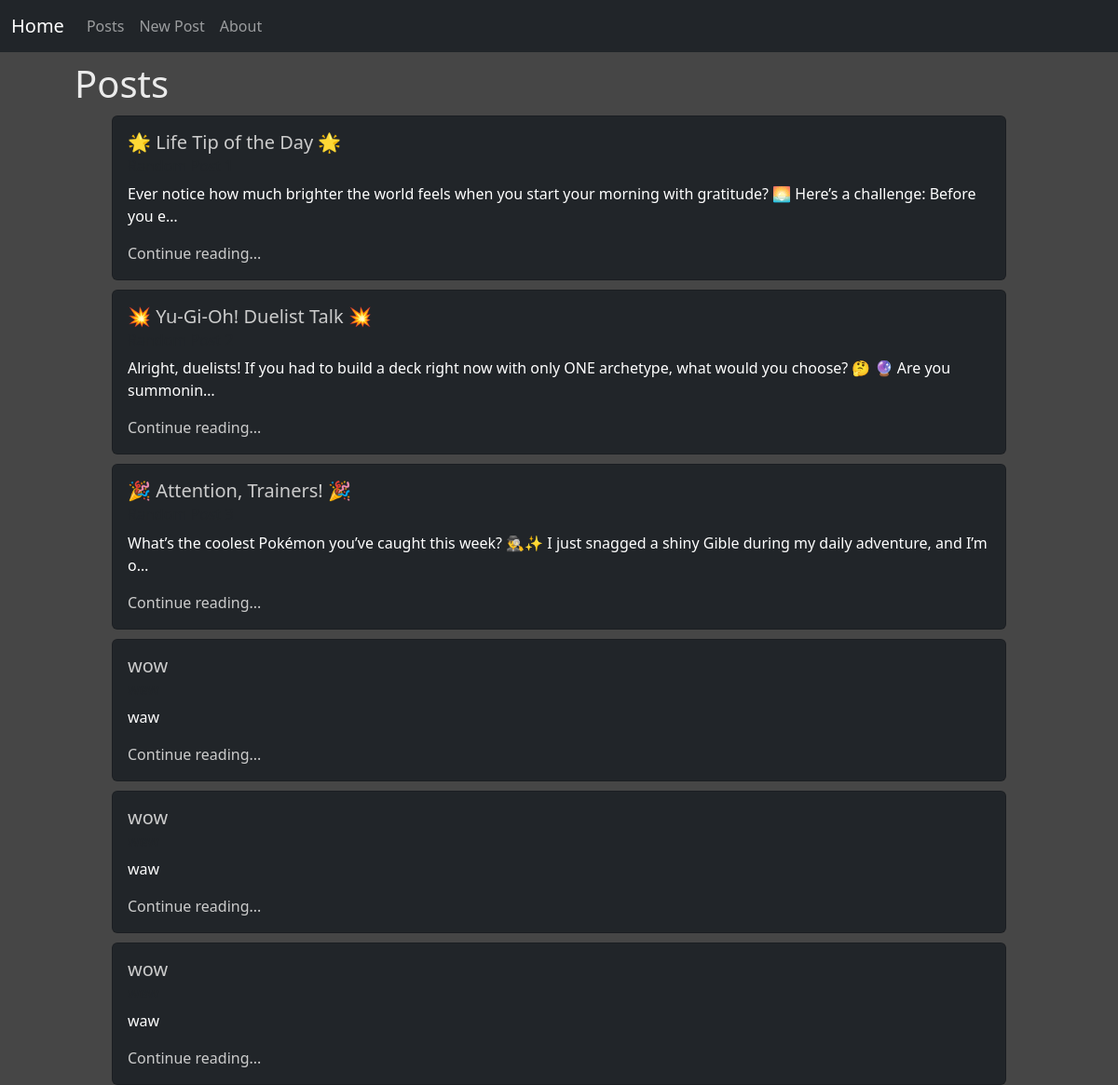
/posts/, run on the app's committed database.
### posts/models.py (models this page shows, shortened)
class Post(models.Model):
  title = models.CharField(max_length=128)
  subtitle = models.CharField(max_length=256)
  body = models.TextField()
  created_on = models.DateTimeField(auto_now_add=True)

### posts/views.py (the view)
# urls.py: path("", views.PostListView.as_view(), name="list"),
class PostListView(ListView):
  template_name = "posts/list.html"
  model = Post

### templates/posts/list.html (shortened to what this page needs)
{% extends 'base.html' %}
{% block content %}
<div class="list-title">
  <h1>Posts</h1>
</div>
  {% for post in post_list %}
  <div class="card bg-dark text-white list-cards">
    <div class="card-body">
      <a href="{%url 'detail' post.id %}"><h5 class="card-title">{{ post.title }}</h5></a>
      <h6 class="card-subtitle mb-2 text-body-secondary">{{ post.subtitle }}</h6>
      <p class="card-text">{{ post.body| truncatechars:128 }}</p>
      <a href="{%url 'detail' post.id %}" class="card-link">Continue reading...</a>
    </div>
  </div>
{% endfor %}
{% endblock content %}

### templates/base.html (shortened to what this page needs)
{% load static %}
<!DOCTYPE html>
<html lang="en">
<head>
  <link
    href="https://cdn.jsdelivr.net/npm/bootstrap@5.3.3/dist/css/bootstrap.min.css"
    rel="stylesheet"
>
  <link href="{% static 'css/base.css' %}"
    rel="stylesheet" >
</head>
<body>
  <nav class="navbar navbar-expand-lg navbar-dark bg-dark">
    <div class="container-fluid">
      <a class="navbar-brand" href="{% url 'home' %}">Home</a>
      <div class="collapse navbar-collapse" id="navbarNavAltMarkup">
        <div class="navbar-nav">
          <a class="nav-link" href="{% url 'list' %}">Posts</a>
          <a class="nav-link" href="{% url 'new' %}">New Post</a>
          <a class="nav-link" href="{% url 'about_page' %}">About</a>
        </div>
      </div>
    </div>
  </nav>
  {% block content %}{% endblock content %}
</body>
</html>

### static/css/base.css (style rules this page uses)
body { background-color: rgb(70, 70, 70); }
h1,h3 { color: rgb(235, 235, 235); }
a { color: rgb(204, 204, 204); text-decoration: none; }
.list-title { margin-left: 80px; margin-top: 10px; }
.list-cards { width: 80%; margin-left: auto; margin-right: auto; margin-top: 10px; border-radius: 20; }

### data on the page
Post: title "🌟 Life Tip of the Day 🌟", body "Ever notice how much brighter the world feels when you start your morning with gratitude? 🌅 Here’s a challenge: Before you e…"
Post: title "💥 Yu-Gi-Oh! Duelist Talk 💥", body "Alright, duelists! If you had to build a deck right now with only ONE archetype, what would you choose? 🤔 🔮 Are you summonin…"
Post: title "🎉 Attention, Trainers! 🎉", body "What’s the coolest Pokémon you’ve caught this week? 🕵️‍♂️✨ I just snagged a shiny Gible during my daily adventure, and I’m o…"
Post: title "wow", body "waw"
Post: title "wow", body "waw"
Post: title "wow", body "waw"
